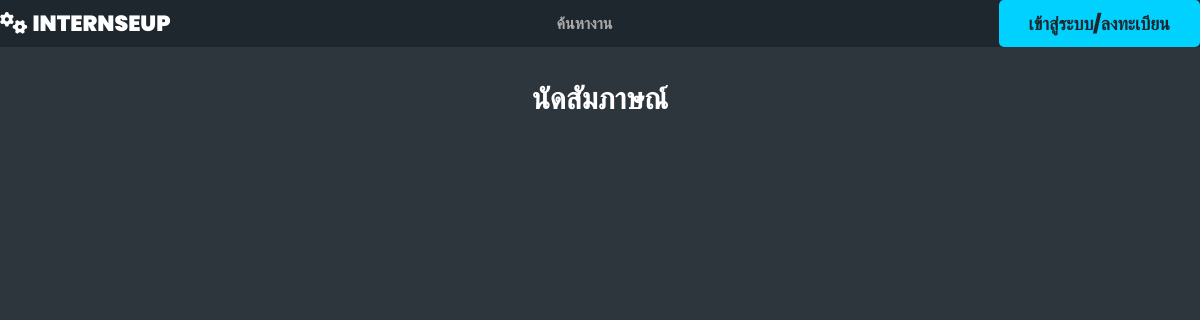
/stdinterviewed/STUDENT/s1/, run on an earlier commit of the app's database.
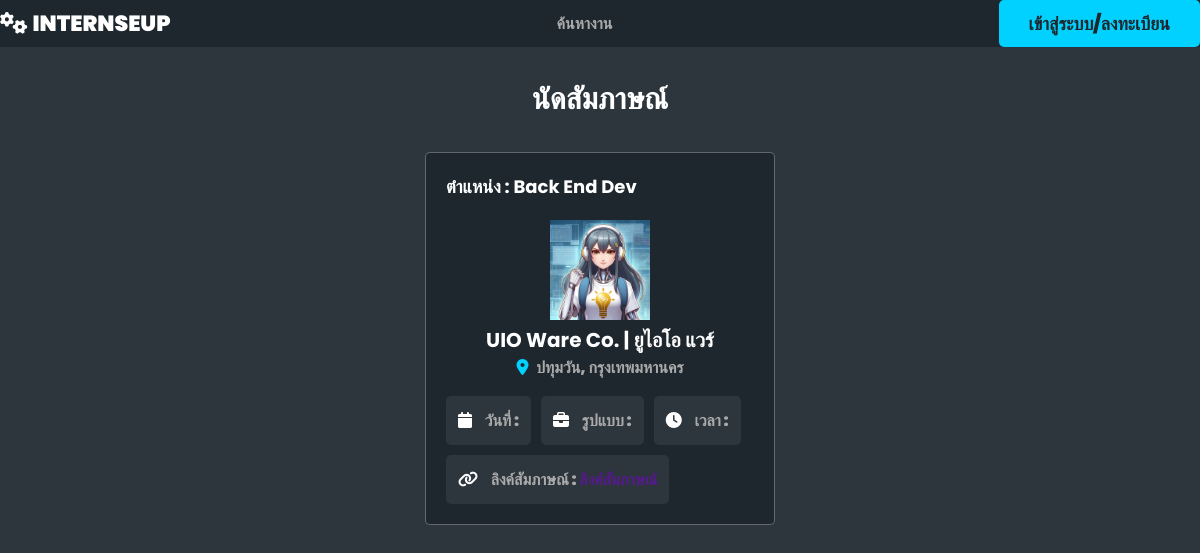
And on a later commit of the database.
### usertype/models.py (models this page shows, shortened)
class CompanyInfo(models.Model):
    company_name_eng = models.CharField(max_length=100)
    company_name_thai = models.CharField(max_length=100)
    company_des = models.TextField()
    profile = models.ImageField(upload_to="profile/", null=True, blank=True)
    foundation_date = models.DateField()
    number_of_employees = models.IntegerField()
    website = models.URLField()
    email = models.EmailField()
    address = models.TextField()
    sub_district = models.TextField()
    district = models.TextField()
    province = models.TextField()
    postal_code = models.CharField(max_length=255)
    phone = models.CharField(max_length=15)
    line_id = models.CharField(max_length=255, blank=True)
    facebook = models.URLField(blank=True)

class Job(models.Model):
    jobname = models.CharField(max_length=255)
    jobdes = models.TextField()
    worktype = models.CharField(max_length=255)
    quality = models.TextField()
    benefit = models.TextField()
    workstart = models.TimeField()
    workend = models.TimeField()
    workday = models.CharField(max_length=255)
    requirement = models.TextField()
    qualifications = models.TextField(blank=True, null=True)
    skills = models.TextField()
    company = models.CharField(max_length=255)
    city = models.CharField(max_length=255)
    country = models.CharField(max_length=255)

### usertype/views.py (the view)
# urls.py: path("stdinterviewed/<str:role>/<str:username>/", views.stdinterviewed, name="interviewed"),  # Company select page
def stdinterviewed(request, role, username):
    student = StudentProfile.objects.get(user__username=username)
    match = Matching.objects.filter(student=student.studentinfo)
    job = [m.job for m in match]
    status = [m.status for m in match]
    showcompany = [m.company for m in match]
    interview = [m.interview for m in match]
    companies = zip(showcompany, status, job, interview)
    return render(request, "stdstatus/interview.html", {"company": companies})

### usertype/templates/stdstatus/interview.html (shortened to what this page needs)
<!DOCTYPE html>
<html lang="en">
  {% load static %}
  <head>
    <link rel="stylesheet" href="{% static "css/style.css" %}" />
  </head>
  <body>
  {% include "navbarmain.html" %}
  {% include "navbarstatus.html" %}
  <section class="position-container">
    <h1 class="heading">นัดสัมภาษณ์</h1>
          <div class="loop-container">
            {% for company, status, job, interview in company %}
            {% if status == "Interview" %}
            <div class="boxs">
              <div class="company">
                <div>
                  <h3>ตำแหน่ง : {{ job.jobname }}</h3>
                </div>
              </div>
              <div><img src="{{ company.profile.url }}" alt="" /></div>
              <h3 class="job-title">{{ company.company_name_eng }} | {{ company.company_name_thai }}
              </h3>
              <p class="location">
                <i class="fas fa-map-marker-alt"></i>
                <span>{{ company.district }}, {{ company.province }}</span>
              </p>
            <div class="tags">
              <p>
                <i class="fa-solid fa-calendar"></i>
                <span>วันที่ : {{ interview.date }}</span>
              </p>
              <p>
                <i class="fas fa-briefcase"></i>
                <span>รูปแบบ : {{ interview.location }}</span>
              </p>
              <p>
                <i class="fas fa-clock"></i>
                <span>เวลา : {{ interview.time }}</span>
              </p>
              <p>
                <i class="fa-solid fa-link"></i>
                <span>ลิงค์สัมภาษณ์ : <a href="{{ interview.link }}">ลิงค์สัมภาษณ์</a></span>
            </div>
            </div>
            {% endif %}
            {% endfor %}
          </div>
  </section>
    </body>
</html>

What changed in the data, as far as the page shows it:
now on this page (row edited): CompanyInfo: jobname "Back End Dev", profile (picture), company_name_eng "UIO Ware Co.", company_name_thai "ยูไอโอ แวร์", district "ปทุมวัน", province "กรุงเทพมหานคร"
